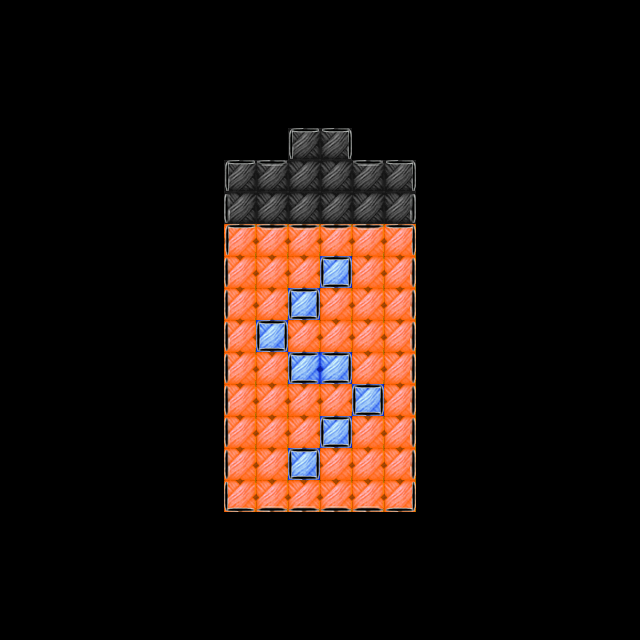

A 2D game scene composited from a Tiled map and its tileset images. What follows is a short description and the map's XML, with every tile layer's data as written:
An orthogonal 20x20 tile map with 32x32 px tiles, 3 tile layers (layer1, layer2, layer3), 2 tilesets.

<map version="1.2" tiledversion="1.3.4" orientation="orthogonal" renderorder="left-down" width="20" height="20" tilewidth="32" tileheight="32" infinite="0" nextlayerid="5" nextobjectid="1">
 <tileset firstgid="1" source="color.tsx" />
 <tileset firstgid="22" source="stroke.tsx" />
 <layer id="1" name="layer1" width="20" height="20">
  <data encoding="csv">
0,0,0,0,0,0,0,0,0,0,0,0,0,0,0,0,0,0,0,0,
0,0,0,0,0,0,0,0,0,0,0,0,0,0,0,0,0,0,0,0,
0,0,0,0,0,0,0,0,0,0,0,0,0,0,0,0,0,0,0,0,
0,0,0,0,0,0,0,0,0,0,0,0,0,0,0,0,0,0,0,0,
0,0,0,0,0,0,0,0,0,11,11,0,0,0,0,0,0,0,0,0,
0,0,0,0,0,0,0,11,11,11,11,11,11,0,0,0,0,0,0,0,
0,0,0,0,0,0,0,11,11,11,11,11,11,0,0,0,0,0,0,0,
0,0,0,0,0,0,0,1,1,1,1,1,1,0,0,0,0,0,0,0,
0,0,0,0,0,0,0,1,1,1,3,1,1,0,0,0,0,0,0,0,
0,0,0,0,0,0,0,1,1,3,1,1,1,0,0,0,0,0,0,0,
0,0,0,0,0,0,0,1,3,1,1,1,1,0,0,0,0,0,0,0,
0,0,0,0,0,0,0,1,1,3,3,1,1,0,0,0,0,0,0,0,
0,0,0,0,0,0,0,1,1,1,1,3,1,0,0,0,0,0,0,0,
0,0,0,0,0,0,0,1,1,1,3,1,1,0,0,0,0,0,0,0,
0,0,0,0,0,0,0,1,1,3,1,1,1,0,0,0,0,0,0,0,
0,0,0,0,0,0,0,1,1,1,1,1,1,0,0,0,0,0,0,0,
0,0,0,0,0,0,0,0,0,0,0,0,0,0,0,0,0,0,0,0,
0,0,0,0,0,0,0,0,0,0,0,0,0,0,0,0,0,0,0,0,
0,0,0,0,0,0,0,0,0,0,0,0,0,0,0,0,0,0,0,0,
0,0,0,0,0,0,0,0,0,0,0,0,0,0,0,0,0,0,0,0
</data>
 </layer>
 <layer id="3" name="layer2" width="20" height="20">
  <data encoding="csv">
0,0,0,0,0,0,0,0,0,0,0,0,0,0,0,0,0,0,0,0,
0,0,0,0,0,0,0,0,0,0,0,0,0,0,0,0,0,0,0,0,
0,0,0,0,0,0,0,0,0,0,0,0,0,0,0,0,0,0,0,0,
0,0,0,0,0,0,0,0,0,0,0,0,0,0,0,0,0,0,0,0,
0,0,0,0,0,0,0,0,0,0,0,0,0,0,0,0,0,0,0,0,
0,0,0,0,0,0,0,0,0,0,0,0,0,0,0,0,0,0,0,0,
0,0,0,0,0,0,0,0,0,0,0,0,0,0,0,0,0,0,0,0,
0,0,0,0,0,0,0,0,0,0,0,0,0,0,0,0,0,0,0,0,
0,0,0,0,0,0,0,0,0,0,0,0,0,0,0,0,0,0,0,0,
0,0,0,0,0,0,0,0,0,0,0,0,0,0,0,0,0,0,0,0,
0,0,0,0,0,0,0,0,0,0,0,0,0,0,0,0,0,0,0,0,
0,0,0,0,0,0,0,0,0,0,0,0,0,0,0,0,0,0,0,0,
0,0,0,0,0,0,0,0,0,0,0,0,0,0,0,0,0,0,0,0,
0,0,0,0,0,0,0,0,0,0,0,0,0,0,0,0,0,0,0,0,
0,0,0,0,0,0,0,0,0,0,0,0,0,0,0,0,0,0,0,0,
0,0,0,0,0,0,0,0,0,0,0,0,0,0,0,0,0,0,0,0,
0,0,0,0,0,0,0,0,0,0,0,0,0,0,0,0,0,0,0,0,
0,0,0,0,0,0,0,0,0,0,0,0,0,0,0,0,0,0,0,0,
0,0,0,0,0,0,0,0,0,0,0,0,0,0,0,0,0,0,0,0,
0,0,0,0,0,0,0,0,0,0,0,0,0,0,0,0,0,0,0,0
</data>
 </layer>
 <objectgroup id="4" name="logiclayer" visible="0">
  <properties>
   <property name="usegid" value="1;11;3" />
   <property name="useicon" value="1.png;11.png;3.png" />
  </properties>
 </objectgroup>
 <layer id="2" name="layer3" width="20" height="20">
  <data encoding="csv">
0,0,0,0,0,0,0,0,0,0,0,0,0,0,0,0,0,0,0,0,
0,0,0,0,0,0,0,0,0,0,0,0,0,0,0,0,0,0,0,0,
0,0,0,0,0,0,0,0,0,0,0,0,0,0,0,0,0,0,0,0,
0,0,0,0,0,0,0,0,0,0,0,0,0,0,0,0,0,0,0,0,
0,0,0,0,0,0,0,0,0,26,28,0,0,0,0,0,0,0,0,0,
0,0,0,0,0,0,0,26,23,0,0,23,28,0,0,0,0,0,0,0,
0,0,0,0,0,0,0,22,0,0,0,0,24,0,0,0,0,0,0,0,
0,0,0,0,0,0,0,26,23,23,23,23,28,0,0,0,0,0,0,0,
0,0,0,0,0,0,0,22,0,0,32,0,24,0,0,0,0,0,0,0,
0,0,0,0,0,0,0,22,0,32,0,0,24,0,0,0,0,0,0,0,
0,0,0,0,0,0,0,22,32,0,0,0,24,0,0,0,0,0,0,0,
0,0,0,0,0,0,0,22,0,36,34,0,24,0,0,0,0,0,0,0,
0,0,0,0,0,0,0,22,0,0,0,32,24,0,0,0,0,0,0,0,
0,0,0,0,0,0,0,22,0,0,32,0,24,0,0,0,0,0,0,0,
0,0,0,0,0,0,0,22,0,32,0,0,24,0,0,0,0,0,0,0,
0,0,0,0,0,0,0,27,25,25,25,25,29,0,0,0,0,0,0,0,
0,0,0,0,0,0,0,0,0,0,0,0,0,0,0,0,0,0,0,0,
0,0,0,0,0,0,0,0,0,0,0,0,0,0,0,0,0,0,0,0,
0,0,0,0,0,0,0,0,0,0,0,0,0,0,0,0,0,0,0,0,
0,0,0,0,0,0,0,0,0,0,0,0,0,0,0,0,0,0,0,0
</data>
 </layer>
</map>
